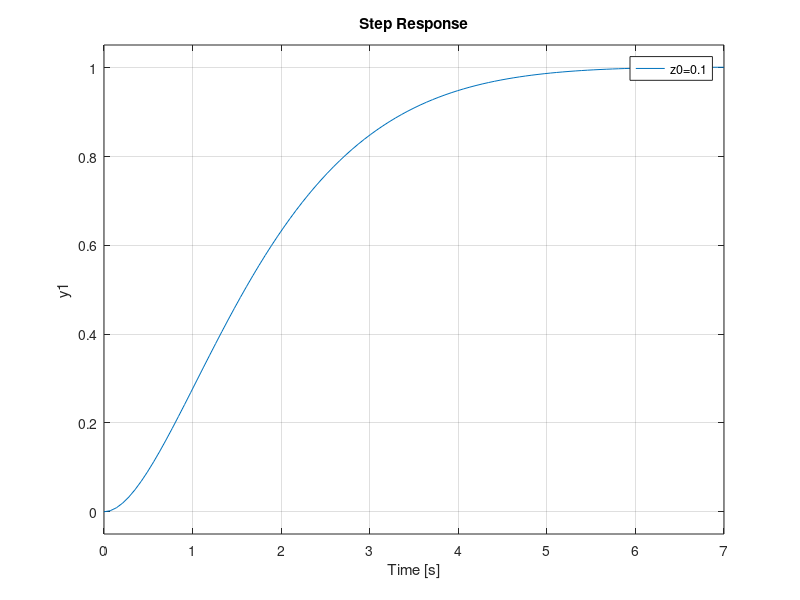

Write the MATLAB code that produced this figure.
figure(1)
hold on

yss = 1; 
z0_array = [0.1, 0.4, 0.7, 0.9]; 
for i = 1:length(z0_array)
    % Define constants
    z0 = z0_array(i); 
    w0 = 1; 
    r = yss; 
    
    % Define the state space model
    a = [0 1; -w0^2 -2*z0*w0]; 
    b = w0^2*r*[0; 1]; 
    c = [1 0]; 
    sys = ss(a,b,c,0);
    
    % Compute the step response
    step(sys)
end

legend('z0=0.1', 'z0=0.4', 'z0=0.7', 'z0=0.9')